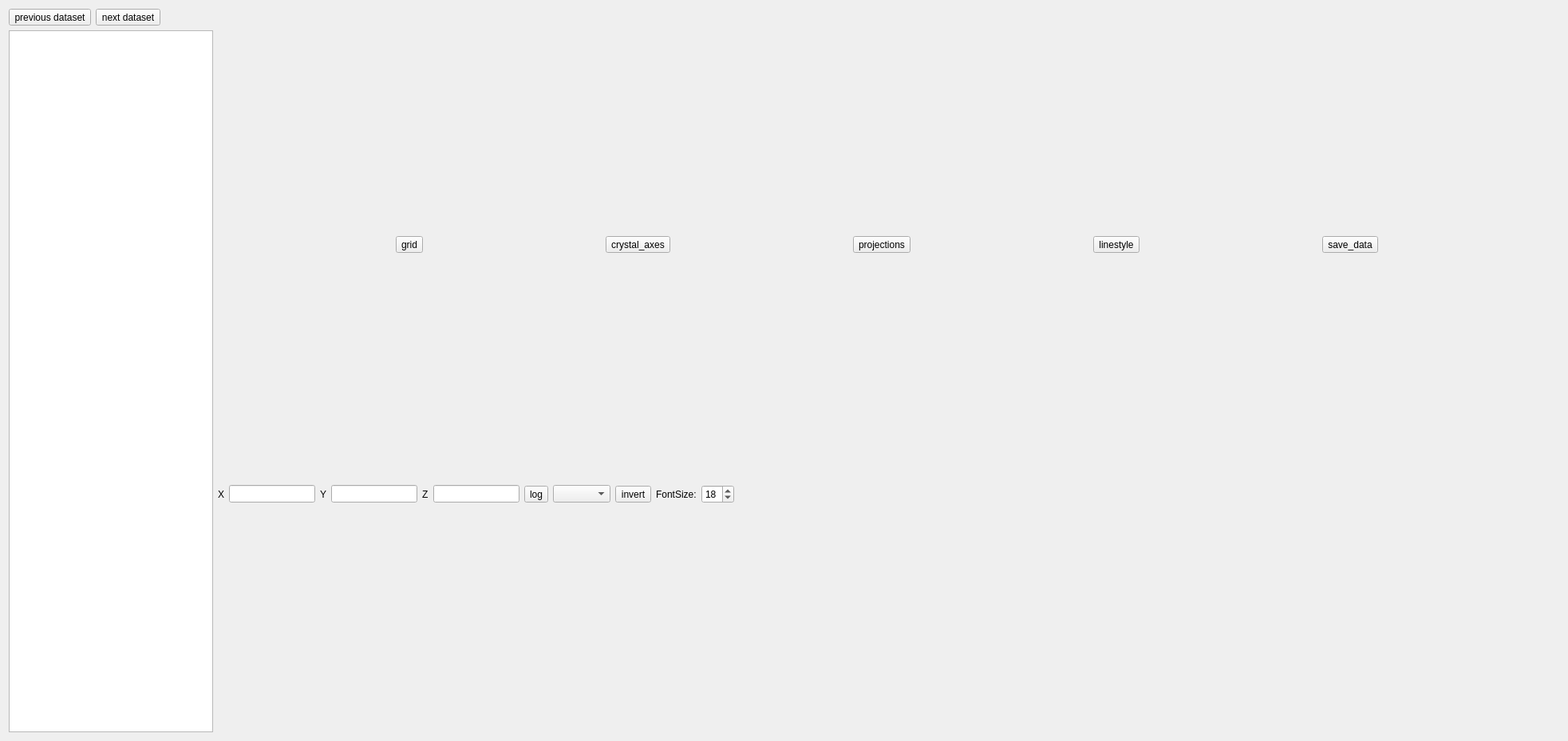
<?xml version="1.0" encoding="UTF-8"?>
<ui version="4.0">
 <class>tof_powder_plot</class>
 <widget class="QWidget" name="tof_powder_plot">
  <property name="geometry">
   <rect>
    <x>0</x>
    <y>0</y>
    <width>1965</width>
    <height>929</height>
   </rect>
  </property>
  <property name="windowTitle">
   <string>Form</string>
  </property>
  <property name="toolTip">
   <string/>
  </property>
  <layout class="QHBoxLayout" name="horizontalLayout" stretch="0,1">
   <item>
    <layout class="QVBoxLayout" name="options_layout">
     <property name="sizeConstraint">
      <enum>QLayout::SetMinimumSize</enum>
     </property>
     <item>
      <layout class="QHBoxLayout" name="horizontalLayout_2">
       <property name="sizeConstraint">
        <enum>QLayout::SetMinimumSize</enum>
       </property>
       <item>
        <widget class="QToolButton" name="tB_up">
         <property name="toolTip">
          <string/>
         </property>
         <property name="text">
          <string>previous dataset</string>
         </property>
        </widget>
       </item>
       <item>
        <widget class="QToolButton" name="tB_down">
         <property name="text">
          <string>next dataset</string>
         </property>
        </widget>
       </item>
       <item>
        <spacer name="horizontalSpacer">
         <property name="orientation">
          <enum>Qt::Horizontal</enum>
         </property>
         <property name="sizeType">
          <enum>QSizePolicy::Expanding</enum>
         </property>
         <property name="sizeHint" stdset="0">
          <size>
           <width>40</width>
           <height>20</height>
          </size>
         </property>
        </spacer>
       </item>
      </layout>
     </item>
     <item>
      <widget class="QListView" name="lV_datalist">
       <property name="sizePolicy">
        <sizepolicy hsizetype="Minimum" vsizetype="Minimum">
         <horstretch>0</horstretch>
         <verstretch>0</verstretch>
        </sizepolicy>
       </property>
      </widget>
     </item>
    </layout>
   </item>
   <item>
    <layout class="QVBoxLayout" name="plot_layout">
     <property name="sizeConstraint">
      <enum>QLayout::SetMaximumSize</enum>
     </property>
     <item>
      <layout class="QHBoxLayout" name="plot_head_layout">
       <property name="sizeConstraint">
        <enum>QLayout::SetMaximumSize</enum>
       </property>
       <item>
        <widget class="QToolButton" name="tB_grid">
         <property name="toolTip">
          <string>Toggle grid lines</string>
         </property>
         <property name="text">
          <string>grid</string>
         </property>
        </widget>
       </item>
       <item>
        <widget class="QToolButton" name="tB_crystal_axes">
         <property name="toolTip">
          <string>Grid on unit cell principal axes</string>
         </property>
         <property name="text">
          <string>crystal_axes</string>
         </property>
         <property name="checkable">
          <bool>true</bool>
         </property>
        </widget>
       </item>
       <item>
        <widget class="QToolButton" name="tB_projections">
         <property name="toolTip">
          <string>Toggle projections</string>
         </property>
         <property name="text">
          <string>projections</string>
         </property>
         <property name="checkable">
          <bool>true</bool>
         </property>
        </widget>
       </item>
       <item>
        <widget class="QToolButton" name="tB_linestyle">
         <property name="toolTip">
          <string>Toggle edgecolor of triangles/quadliterals or change pointsize for scatter plot</string>
         </property>
         <property name="text">
          <string>linestyle</string>
         </property>
        </widget>
       </item>
       <item>
        <widget class="QToolButton" name="tB_save_data">
         <property name="toolTip">
          <string>export data, to directory specified in path</string>
         </property>
         <property name="text">
          <string>save_data</string>
         </property>
        </widget>
       </item>
      </layout>
     </item>
     <item>
      <layout class="QHBoxLayout" name="plot_footer_layout">
       <item>
        <widget class="QLabel" name="l_xrange">
         <property name="text">
          <string>X</string>
         </property>
        </widget>
       </item>
       <item>
        <widget class="QLineEdit" name="lE_xrange">
         <property name="sizePolicy">
          <sizepolicy hsizetype="Minimum" vsizetype="Fixed">
           <horstretch>0</horstretch>
           <verstretch>0</verstretch>
          </sizepolicy>
         </property>
         <property name="text">
          <string/>
         </property>
        </widget>
       </item>
       <item>
        <widget class="QLabel" name="l_yrange">
         <property name="text">
          <string>Y</string>
         </property>
        </widget>
       </item>
       <item>
        <widget class="QLineEdit" name="lE_yrange">
         <property name="sizePolicy">
          <sizepolicy hsizetype="Minimum" vsizetype="Fixed">
           <horstretch>0</horstretch>
           <verstretch>0</verstretch>
          </sizepolicy>
         </property>
         <property name="text">
          <string/>
         </property>
        </widget>
       </item>
       <item>
        <widget class="QLabel" name="l_zrange">
         <property name="text">
          <string>Z</string>
         </property>
        </widget>
       </item>
       <item>
        <widget class="QLineEdit" name="lE_zrange">
         <property name="sizePolicy">
          <sizepolicy hsizetype="Minimum" vsizetype="Fixed">
           <horstretch>0</horstretch>
           <verstretch>0</verstretch>
          </sizepolicy>
         </property>
         <property name="text">
          <string/>
         </property>
        </widget>
       </item>
       <item>
        <widget class="QToolButton" name="tB_log">
         <property name="text">
          <string>log</string>
         </property>
         <property name="checkable">
          <bool>true</bool>
         </property>
        </widget>
       </item>
       <item>
        <widget class="QComboBox" name="combB_colormap">
         <property name="iconSize">
          <size>
           <width>100</width>
           <height>20</height>
          </size>
         </property>
        </widget>
       </item>
       <item>
        <widget class="QToolButton" name="tB_invert_cb">
         <property name="text">
          <string>invert</string>
         </property>
         <property name="checkable">
          <bool>true</bool>
         </property>
        </widget>
       </item>
       <item>
        <widget class="QLabel" name="l_fontsize">
         <property name="text">
          <string>FontSize:</string>
         </property>
        </widget>
       </item>
       <item>
        <widget class="QSpinBox" name="sB_fontsize">
         <property name="keyboardTracking">
          <bool>false</bool>
         </property>
         <property name="value">
          <number>18</number>
         </property>
        </widget>
       </item>
       <item>
        <spacer name="horizontalSpacer_2">
         <property name="orientation">
          <enum>Qt::Horizontal</enum>
         </property>
         <property name="sizeHint" stdset="0">
          <size>
           <width>40</width>
           <height>20</height>
          </size>
         </property>
        </spacer>
       </item>
      </layout>
     </item>
    </layout>
   </item>
  </layout>
 </widget>
 <resources/>
 <connections/>
</ui>
